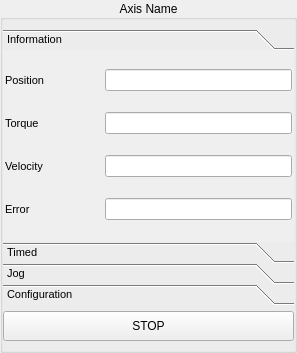
<?xml version="1.0" encoding="UTF-8"?>
<ui version="4.0">
 <class>Form</class>
 <widget class="QWidget" name="Form">
  <property name="geometry">
   <rect>
    <x>0</x>
    <y>0</y>
    <width>297</width>
    <height>353</height>
   </rect>
  </property>
  <property name="windowTitle">
   <string>Form</string>
  </property>
  <layout class="QGridLayout" name="gridLayout_4">
   <property name="margin">
    <number>0</number>
   </property>
   <item row="0" column="0">
    <widget class="QGroupBox" name="mainBox">
     <property name="styleSheet">
      <string notr="true">QLabel {
	qproperty-alignment: AlignCenter;
	font: 8pt;
}
QAbstractSpinBox {
	font: 8pt;
	qproperty-maximum: 1000000;
	qproperty-minimum: 0;
	qproperty-singleStep: 1;
	border: 2px inset grey;
	min-height: 32px;
	qproperty-accelerated: true;
	qproperty-alignment: AlignCenter;
}
QAbstractSpinBox::up-button {
	subcontrol-position: right;
	width: 30px;
	height: 30px;
}
QAbstractSpinBox::down-button {
	subcontrol-position: left;
	width: 30px;
	height: 30px;
}</string>
     </property>
     <property name="title">
      <string>Axis Name</string>
     </property>
     <property name="alignment">
      <set>Qt::AlignCenter</set>
     </property>
     <property name="flat">
      <bool>true</bool>
     </property>
     <layout class="QVBoxLayout" name="verticalLayout">
      <property name="leftMargin">
       <number>0</number>
      </property>
      <property name="topMargin">
       <number>9</number>
      </property>
      <property name="rightMargin">
       <number>0</number>
      </property>
      <item>
       <widget class="QToolBox" name="toolBox">
        <property name="font">
         <font>
          <pointsize>8</pointsize>
         </font>
        </property>
        <property name="styleSheet">
         <string notr="true"/>
        </property>
        <property name="currentIndex">
         <number>0</number>
        </property>
        <property name="tabSpacing">
         <number>0</number>
        </property>
        <widget class="QWidget" name="informationWidget">
         <property name="geometry">
          <rect>
           <x>0</x>
           <y>0</y>
           <width>289</width>
           <height>185</height>
          </rect>
         </property>
         <attribute name="label">
          <string>Information</string>
         </attribute>
         <layout class="QGridLayout" name="gridLayout_5" columnstretch="1,2">
          <property name="leftMargin">
           <number>2</number>
          </property>
          <property name="topMargin">
           <number>4</number>
          </property>
          <property name="rightMargin">
           <number>2</number>
          </property>
          <property name="bottomMargin">
           <number>4</number>
          </property>
          <item row="0" column="0">
           <widget class="QLabel" name="positionLabel">
            <property name="text">
             <string>Position</string>
            </property>
           </widget>
          </item>
          <item row="0" column="1">
           <widget class="QLineEdit" name="positionEdit">
            <property name="readOnly">
             <bool>true</bool>
            </property>
           </widget>
          </item>
          <item row="1" column="0">
           <widget class="QLabel" name="torqueLabel">
            <property name="text">
             <string>Torque</string>
            </property>
           </widget>
          </item>
          <item row="1" column="1">
           <widget class="QLineEdit" name="torqueEdit">
            <property name="readOnly">
             <bool>true</bool>
            </property>
           </widget>
          </item>
          <item row="2" column="0">
           <widget class="QLabel" name="velocityLabel">
            <property name="text">
             <string>Velocity</string>
            </property>
           </widget>
          </item>
          <item row="2" column="1">
           <widget class="QLineEdit" name="velocityEdit">
            <property name="readOnly">
             <bool>true</bool>
            </property>
           </widget>
          </item>
          <item row="3" column="0">
           <widget class="QLabel" name="errorLabel">
            <property name="text">
             <string>Error</string>
            </property>
           </widget>
          </item>
          <item row="3" column="1">
           <widget class="QLineEdit" name="errorEdit">
            <property name="readOnly">
             <bool>true</bool>
            </property>
           </widget>
          </item>
         </layout>
        </widget>
        <widget class="QWidget" name="timedWidget">
         <property name="geometry">
          <rect>
           <x>0</x>
           <y>0</y>
           <width>289</width>
           <height>185</height>
          </rect>
         </property>
         <attribute name="label">
          <string>Timed</string>
         </attribute>
         <layout class="QGridLayout" name="gridLayout_6">
          <property name="leftMargin">
           <number>2</number>
          </property>
          <property name="topMargin">
           <number>4</number>
          </property>
          <property name="rightMargin">
           <number>2</number>
          </property>
          <property name="bottomMargin">
           <number>4</number>
          </property>
          <item row="0" column="0" colspan="2">
           <layout class="QGridLayout" name="gridLayout_2" columnstretch="1,2">
            <item row="0" column="0">
             <widget class="QLabel" name="speedLabel">
              <property name="text">
               <string>Speed</string>
              </property>
              <property name="alignment">
               <set>Qt::AlignCenter</set>
              </property>
             </widget>
            </item>
            <item row="0" column="1">
             <widget class="QSpinBox" name="speedSpinBox">
              <property name="wrapping">
               <bool>false</bool>
              </property>
              <property name="frame">
               <bool>true</bool>
              </property>
              <property name="suffix">
               <string> rev/s</string>
              </property>
              <property name="maximum">
               <number>1000000</number>
              </property>
             </widget>
            </item>
            <item row="1" column="0">
             <widget class="QLabel" name="timeLabel">
              <property name="text">
               <string>Time</string>
              </property>
              <property name="alignment">
               <set>Qt::AlignCenter</set>
              </property>
             </widget>
            </item>
            <item row="1" column="1">
             <widget class="QSpinBox" name="timeSpinBox">
              <property name="sizePolicy">
               <sizepolicy hsizetype="Minimum" vsizetype="Fixed">
                <horstretch>0</horstretch>
                <verstretch>0</verstretch>
               </sizepolicy>
              </property>
              <property name="specialValueText">
               <string/>
              </property>
              <property name="suffix">
               <string> ms</string>
              </property>
              <property name="singleStep">
               <number>100</number>
              </property>
             </widget>
            </item>
           </layout>
          </item>
          <item row="1" column="0">
           <widget class="QPushButton" name="timedMinusButton">
            <property name="minimumSize">
             <size>
              <width>0</width>
              <height>0</height>
             </size>
            </property>
            <property name="font">
             <font>
              <family>Noto Sans [unknown]</family>
              <pointsize>20</pointsize>
             </font>
            </property>
            <property name="text">
             <string>&lt;</string>
            </property>
           </widget>
          </item>
          <item row="1" column="1">
           <widget class="QPushButton" name="timedPlusButton">
            <property name="minimumSize">
             <size>
              <width>0</width>
              <height>0</height>
             </size>
            </property>
            <property name="font">
             <font>
              <family>Noto Sans [unknown]</family>
              <pointsize>20</pointsize>
             </font>
            </property>
            <property name="text">
             <string>&gt;</string>
            </property>
           </widget>
          </item>
         </layout>
        </widget>
        <widget class="QWidget" name="jogWidget">
         <property name="geometry">
          <rect>
           <x>0</x>
           <y>0</y>
           <width>289</width>
           <height>185</height>
          </rect>
         </property>
         <attribute name="label">
          <string>Jog</string>
         </attribute>
         <layout class="QGridLayout" name="gridLayout_7">
          <property name="leftMargin">
           <number>2</number>
          </property>
          <property name="topMargin">
           <number>4</number>
          </property>
          <property name="rightMargin">
           <number>2</number>
          </property>
          <property name="bottomMargin">
           <number>4</number>
          </property>
          <item row="0" column="0" colspan="2">
           <layout class="QGridLayout" name="gridLayout" columnstretch="1,2">
            <item row="0" column="0">
             <widget class="QLabel" name="jogLabel">
              <property name="text">
               <string>Jog Speed</string>
              </property>
              <property name="alignment">
               <set>Qt::AlignCenter</set>
              </property>
             </widget>
            </item>
            <item row="0" column="1">
             <widget class="QSpinBox" name="jogSpeedSpinBox">
              <property name="suffix">
               <string> rev/s</string>
              </property>
             </widget>
            </item>
           </layout>
          </item>
          <item row="1" column="0">
           <widget class="QPushButton" name="jogMinusButton">
            <property name="minimumSize">
             <size>
              <width>0</width>
              <height>0</height>
             </size>
            </property>
            <property name="font">
             <font>
              <family>Noto Sans [unknown]</family>
              <pointsize>20</pointsize>
             </font>
            </property>
            <property name="text">
             <string>&lt;</string>
            </property>
           </widget>
          </item>
          <item row="1" column="1">
           <widget class="QPushButton" name="jogPlusButton">
            <property name="minimumSize">
             <size>
              <width>0</width>
              <height>0</height>
             </size>
            </property>
            <property name="font">
             <font>
              <family>Noto Sans [unknown]</family>
              <pointsize>20</pointsize>
             </font>
            </property>
            <property name="text">
             <string>&gt;</string>
            </property>
           </widget>
          </item>
         </layout>
        </widget>
        <widget class="QWidget" name="configurationWidget">
         <property name="geometry">
          <rect>
           <x>0</x>
           <y>0</y>
           <width>227</width>
           <height>170</height>
          </rect>
         </property>
         <attribute name="label">
          <string>Configuration</string>
         </attribute>
         <layout class="QGridLayout" name="gridLayout_3" columnstretch="1,2">
          <property name="leftMargin">
           <number>2</number>
          </property>
          <property name="topMargin">
           <number>4</number>
          </property>
          <property name="rightMargin">
           <number>2</number>
          </property>
          <property name="bottomMargin">
           <number>4</number>
          </property>
          <item row="0" column="0">
           <widget class="QLabel" name="accelerationLabel">
            <property name="text">
             <string>Acceleration</string>
            </property>
           </widget>
          </item>
          <item row="0" column="1">
           <widget class="QSpinBox" name="accelerationSpinBox">
            <property name="minimumSize">
             <size>
              <width>0</width>
              <height>36</height>
             </size>
            </property>
            <property name="font">
             <font>
              <pointsize>8</pointsize>
              <weight>50</weight>
              <bold>false</bold>
             </font>
            </property>
            <property name="suffix">
             <string> rev/s/s</string>
            </property>
           </widget>
          </item>
          <item row="1" column="0">
           <widget class="QLabel" name="decelerationLabel">
            <property name="text">
             <string>Deceleration</string>
            </property>
           </widget>
          </item>
          <item row="1" column="1">
           <widget class="QSpinBox" name="decelerationSpinBox">
            <property name="suffix">
             <string> rev/s/s</string>
            </property>
           </widget>
          </item>
          <item row="2" column="0">
           <widget class="QLabel" name="torqueLimitLabel">
            <property name="text">
             <string>Torque Limit</string>
            </property>
           </widget>
          </item>
          <item row="2" column="1">
           <widget class="QDoubleSpinBox" name="torqueLimitSpinBox">
            <property name="prefix">
             <string/>
            </property>
            <property name="suffix">
             <string> V</string>
            </property>
            <property name="maximum">
             <double>1000000.000000000000000</double>
            </property>
            <property name="singleStep">
             <double>1.000000000000000</double>
            </property>
           </widget>
          </item>
          <item row="3" column="0">
           <widget class="QLabel" name="convFactorLabel">
            <property name="toolTip">
             <string>&lt;html&gt;&lt;head/&gt;&lt;body&gt;&lt;p&gt;Encoder counts to effective revolutions.&lt;/p&gt;&lt;/body&gt;&lt;/html&gt;</string>
            </property>
            <property name="text">
             <string>Conv. Factor</string>
            </property>
           </widget>
          </item>
          <item row="3" column="1">
           <widget class="QSpinBox" name="convFactorSpinBox">
            <property name="suffix">
             <string> cts/rev</string>
            </property>
           </widget>
          </item>
         </layout>
        </widget>
       </widget>
      </item>
      <item>
       <widget class="QPushButton" name="stopButton">
        <property name="minimumSize">
         <size>
          <width>0</width>
          <height>30</height>
         </size>
        </property>
        <property name="text">
         <string>STOP</string>
        </property>
       </widget>
      </item>
     </layout>
    </widget>
   </item>
  </layout>
 </widget>
 <resources/>
 <connections/>
</ui>
